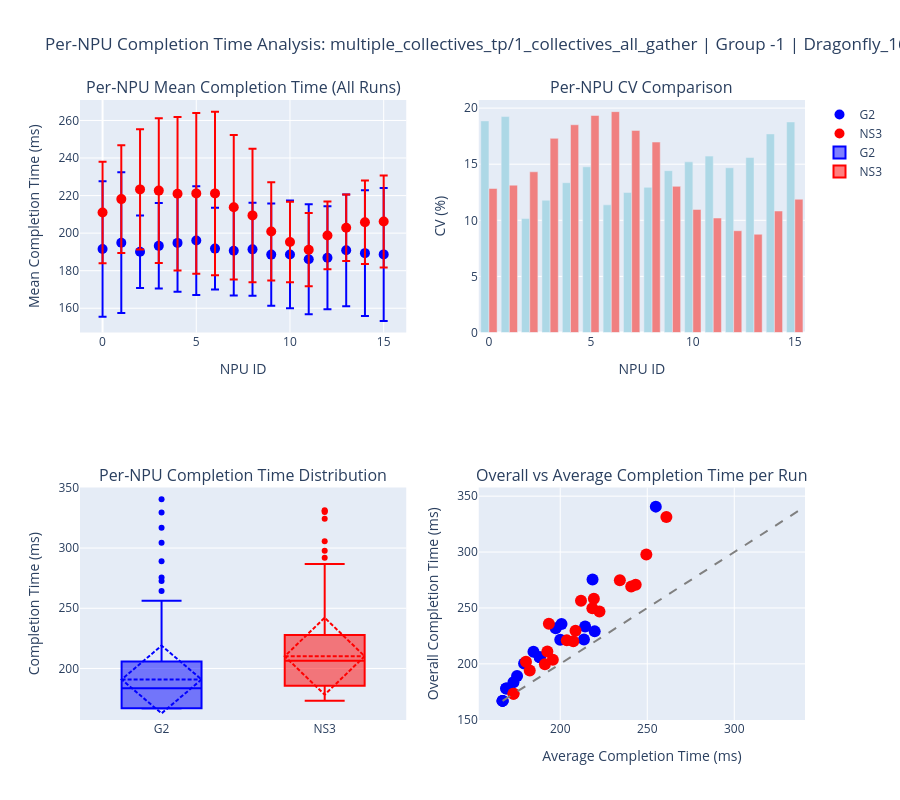

The cell this chart's notebook holds for it:
### Code cell
# --- PER-NPU DETAILED ANALYSIS ---

print(f"\n{'='*80}")
print("PER-NPU COMPLETION TIME ANALYSIS")
print(f"{'='*80}\n")

# Analyze individual NPU completion times for selected configurations
unique_configs = comp_df.groupby(['workload', 'group_id', 'topology']).size().reset_index()[['workload', 'group_id', 'topology']]

print(f"Analyzing per-NPU completion times for up to 5 configurations...\n")
print("Note: Each NPU's completion time is the LAST (max) time across all its communications\n")

for idx, config in unique_configs.head(5).iterrows():
    wl, gid, topo = config['workload'], config['group_id'], config['topology']
    
    config_df = comp_df[
        (comp_df['workload'] == wl) &
        (comp_df['group_id'] == gid) &
        (comp_df['topology'] == topo)
    ]
    
    g2_runs = config_df[config_df['sim_type'] == 'G2'].sort_values('run_number')
    ns3_runs = config_df[config_df['sim_type'] == 'NS3'].sort_values('run_number')
    
    if g2_runs.empty or ns3_runs.empty:
        continue
    
    print(f"\n{'='*60}")
    print(f"Configuration: {wl} | Group: {gid} | Topology: {topo}")
    print(f"{'='*60}\n")
    
    # Collect NPU completion times (last time for each NPU) across all runs
    g2_npu_data = []
    ns3_npu_data = []
    
    for _, run in g2_runs.iterrows():
        timing_file = find_timing_file(run['path'], 'G2')
        if timing_file:
            try:
                df_timing = pd.read_csv(timing_file)
                df_timing = df_timing[df_timing['callback_tick'] > 100].copy()
                # Get last (max) time for each NPU
                npu_completion = df_timing.groupby('sys_id')['callback_tick'].max().reset_index()
                npu_completion['run_number'] = run['run_number']
                npu_completion['time_ms'] = npu_completion['callback_tick'] / 1_000_000
                g2_npu_data.append(npu_completion[['sys_id', 'run_number', 'time_ms', 'callback_tick']])
            except Exception as e:
                print(f"Error reading G2 timing file: {e}")
    
    for _, run in ns3_runs.iterrows():
        timing_file = find_timing_file(run['path'], 'NS3')
        if timing_file:
            try:
                df_timing = pd.read_csv(timing_file)
                if 'node_name' in df_timing.columns:
                    df_timing = df_timing[df_timing['node_name'] != 'dummy_node']
                df_timing = df_timing[df_timing['callback_tick'] > 100].copy()
                # Get last (max) time for each NPU
                npu_completion = df_timing.groupby('sys_id')['callback_tick'].max().reset_index()
                npu_completion['run_number'] = run['run_number']
                npu_completion['time_ms'] = npu_completion['callback_tick'] / 1_000_000
                npu_completion['ecmp_seed'] = run['ecmp_seed']
                ns3_npu_data.append(npu_completion[['sys_id', 'run_number', 'time_ms', 'callback_tick', 'ecmp_seed']])
            except Exception as e:
                print(f"Error reading NS3 timing file: {e}")
    
    if not g2_npu_data or not ns3_npu_data:
        continue
    
    g2_all = pd.concat(g2_npu_data, ignore_index=True)
    ns3_all = pd.concat(ns3_npu_data, ignore_index=True)
    
    # Statistics per NPU across all runs (these are now completion times)
    g2_per_npu = g2_all.groupby('sys_id')['time_ms'].agg(['mean', 'std', 'min', 'max', 'count']).reset_index()
    g2_per_npu['cv'] = (g2_per_npu['std'] / g2_per_npu['mean'] * 100)
    
    ns3_per_npu = ns3_all.groupby('sys_id')['time_ms'].agg(['mean', 'std', 'min', 'max', 'count']).reset_index()
    ns3_per_npu['cv'] = (ns3_per_npu['std'] / ns3_per_npu['mean'] * 100)
    
    print(f"G2 NPU Completion Statistics (across {len(g2_runs)} runs):")
    print(f"  Average CV per NPU: {g2_per_npu['cv'].mean():.3f}%")
    print(f"  Max CV: {g2_per_npu['cv'].max():.3f}% (NPU {g2_per_npu.loc[g2_per_npu['cv'].idxmax(), 'sys_id']})")
    print(f"  Range of mean completion times: {g2_per_npu['mean'].min():.2f} - {g2_per_npu['mean'].max():.2f} ms")
    print(f"  Load imbalance (range/mean): {((g2_per_npu['mean'].max() - g2_per_npu['mean'].min()) / g2_per_npu['mean'].mean() * 100):.2f}%")
    print()
    
    print(f"NS3 NPU Completion Statistics (across {len(ns3_runs)} runs):")
    print(f"  Average CV per NPU: {ns3_per_npu['cv'].mean():.3f}%")
    print(f"  Max CV: {ns3_per_npu['cv'].max():.3f}% (NPU {ns3_per_npu.loc[ns3_per_npu['cv'].idxmax(), 'sys_id']})")
    print(f"  Range of mean completion times: {ns3_per_npu['mean'].min():.2f} - {ns3_per_npu['mean'].max():.2f} ms")
    print(f"  Load imbalance (range/mean): {((ns3_per_npu['mean'].max() - ns3_per_npu['mean'].min()) / ns3_per_npu['mean'].mean() * 100):.2f}%")
    print()
    
    # Create visualization
    fig = make_subplots(
        rows=2, cols=2,
        subplot_titles=(
            'Per-NPU Mean Completion Time (All Runs)',
            'Per-NPU CV Comparison',
            'Per-NPU Completion Time Distribution',
            'Overall vs Average Completion Time per Run'
        ),
        specs=[[{"secondary_y": False}, {"secondary_y": False}],
               [{"secondary_y": False}, {"secondary_y": False}]]
    )
    
    # 1. Per-NPU mean completion times
    fig.add_trace(go.Scatter(
        x=g2_per_npu['sys_id'],
        y=g2_per_npu['mean'],
        mode='markers',
        name='G2',
        marker=dict(size=10, color='blue'),
        error_y=dict(type='data', array=g2_per_npu['std'], visible=True)
    ), row=1, col=1)
    
    fig.add_trace(go.Scatter(
        x=ns3_per_npu['sys_id'],
        y=ns3_per_npu['mean'],
        mode='markers',
        name='NS3',
        marker=dict(size=10, color='red'),
        error_y=dict(type='data', array=ns3_per_npu['std'], visible=True)
    ), row=1, col=1)
    
    # 2. CV per NPU
    fig.add_trace(go.Bar(
        x=g2_per_npu['sys_id'],
        y=g2_per_npu['cv'],
        name='G2 CV',
        marker_color='lightblue',
        showlegend=False
    ), row=1, col=2)
    
    fig.add_trace(go.Bar(
        x=ns3_per_npu['sys_id'],
        y=ns3_per_npu['cv'],
        name='NS3 CV',
        marker_color='lightcoral',
        showlegend=False
    ), row=1, col=2)
    
    # 3. Box plot of all NPU completion times
    fig.add_trace(go.Box(
        y=g2_all['time_ms'],
        x=['G2'] * len(g2_all),
        name='G2',
        marker_color='blue',
        boxmean='sd'
    ), row=2, col=1)
    
    fig.add_trace(go.Box(
        y=ns3_all['time_ms'],
        x=['NS3'] * len(ns3_all),
        name='NS3',
        marker_color='red',
        boxmean='sd'
    ), row=2, col=1)
    
    # 4. Overall completion (max) vs average completion per run
    g2_run_stats = g2_runs[['run_number', 'avg_time', 'max_time']].copy()
    g2_run_stats['avg_ms'] = g2_run_stats['avg_time'] / 1_000_000
    g2_run_stats['max_ms'] = g2_run_stats['max_time'] / 1_000_000
    
    ns3_run_stats = ns3_runs[['run_number', 'avg_time', 'max_time']].copy()
    ns3_run_stats['avg_ms'] = ns3_run_stats['avg_time'] / 1_000_000
    ns3_run_stats['max_ms'] = ns3_run_stats['max_time'] / 1_000_000
    
    fig.add_trace(go.Scatter(
        x=g2_run_stats['avg_ms'],
        y=g2_run_stats['max_ms'],
        mode='markers',
        name='G2',
        marker=dict(size=12, color='blue'),
        text=[f"Run {r}" for r in g2_run_stats['run_number']],
        showlegend=False
    ), row=2, col=2)
    
    fig.add_trace(go.Scatter(
        x=ns3_run_stats['avg_ms'],
        y=ns3_run_stats['max_ms'],
        mode='markers',
        name='NS3',
        marker=dict(size=12, color='red'),
        text=[f"Run {r}" for r in ns3_run_stats['run_number']],
        showlegend=False
    ), row=2, col=2)
    
    # Diagonal line
    all_times = pd.concat([g2_run_stats[['avg_ms', 'max_ms']], ns3_run_stats[['avg_ms', 'max_ms']]])
    min_val = all_times.min().min()
    max_val = all_times.max().max()
    fig.add_trace(go.Scatter(
        x=[min_val, max_val],
        y=[min_val, max_val],
        mode='lines',
        line=dict(dash='dash', color='gray'),
        showlegend=False
    ), row=2, col=2)
    
    # Update axes
    fig.update_xaxes(title_text="NPU ID", row=1, col=1)
    fig.update_yaxes(title_text="Mean Completion Time (ms)", row=1, col=1)
    fig.update_xaxes(title_text="NPU ID", row=1, col=2)
    fig.update_yaxes(title_text="CV (%)", row=1, col=2)
    fig.update_yaxes(title_text="Completion Time (ms)", row=2, col=1)
    fig.update_xaxes(title_text="Average Completion Time (ms)", row=2, col=2)
    fig.update_yaxes(title_text="Overall Completion Time (ms)", row=2, col=2)
    
    fig.update_layout(
        title=f"Per-NPU Completion Time Analysis: {wl} | Group {gid} | {topo}",
        height=800,
        showlegend=True
    )
    
    fig.show()

### Figure 1 — Plotly figure (JSON) as saved in the notebook; plotly's stock layout.template omitted (floating-point values rounded to 4 significant figures; data arrays with more than 128 entries replaced by an {"elided": "..."} marker saying what was removed)
{"data": [{"error_y": {"array": [36.13, 37.52, 19.31, 22.78, 26.01, 28.95, 21.82, 23.8, 24.76, 27.2, 28.7, 29.26, 27.44, 29.77, 33.52, 35.41], "type": "data", "visible": true}, "marker": {"color": "blue", "size": 10}, "mode": "markers", "name": "G2", "type": "scatter", "x": [0, 1, 2, 3, 4, 5, 6, 7, 8, 9, 10, 11, 12, 13, 14, 15], "xaxis": "x", "y": [191.6, 194.9, 190.1, 193.2, 194.8, 196.1, 191.8, 190.6, 191.4, 188.6, 188.7, 186.1, 186.9, 190.9, 189.3, 188.7], "yaxis": "y"}, {"error_y": {"array": [27.08, 28.65, 31.98, 38.53, 40.92, 42.78, 43.54, 38.51, 35.55, 26.17, 21.42, 19.5, 18.03, 17.77, 22.29, 24.49], "type": "data", "visible": true}, "marker": {"color": "red", "size": 10}, "mode": "markers", "name": "NS3", "type": "scatter", "x": [0, 1, 2, 3, 4, 5, 6, 7, 8, 9, 10, 11, 12, 13, 14, 15], "xaxis": "x", "y": [211.0, 218.1, 223.3, 222.7, 221.0, 221.2, 221.2, 213.8, 209.5, 200.9, 195.3, 191.2, 198.8, 202.9, 205.8, 206.2], "yaxis": "y"}, {"marker": {"color": "lightblue"}, "name": "G2 CV", "showlegend": false, "type": "bar", "x": [0, 1, 2, 3, 4, 5, 6, 7, 8, 9, 10, 11, 12, 13, 14, 15], "xaxis": "x2", "y": [18.86, 19.25, 10.16, 11.79, 13.35, 14.77, 11.38, 12.49, 12.94, 14.43, 15.21, 15.72, 14.68, 15.6, 17.7, 18.77], "yaxis": "y2"}, {"marker": {"color": "lightcoral"}, "name": "NS3 CV", "showlegend": false, "type": "bar", "x": [0, 1, 2, 3, 4, 5, 6, 7, 8, 9, 10, 11, 12, 13, 14, 15], "xaxis": "x2", "y": [12.83, 13.13, 14.32, 17.31, 18.52, 19.34, 19.69, 18.01, 16.97, 13.03, 10.97, 10.2, 9.071, 8.758, 10.83, 11.87], "yaxis": "y2"}, {"boxmean": "sd", "marker": {"color": "blue"}, "name": "G2", "type": "box", "x": {"elided": "320 str values"}, "xaxis": "x3", "y": {"elided": "320 float values"}, "yaxis": "y3"}, {"boxmean": "sd", "marker": {"color": "red"}, "name": "NS3", "type": "box", "x": {"elided": "320 str values"}, "xaxis": "x3", "y": {"elided": "320 float values"}, "yaxis": "y3"}, {"marker": {"color": "blue", "size": 12}, "mode": "markers", "name": "G2", "showlegend": false, "text": ["Run 1", "Run 2", "Run 3", "Run 4", "Run 5", "Run 6", "Run 7", "Run 8", "Run 9", "Run 10", "Run 11", "Run 12", "Run 13", "Run 14", "Run 15", "Run 16", "Run 17", "Run 18", "Run 19", "Run 20"], "type": "scatter", "x": [168.9, 168.9, 166.9, 173.1, 166.9, 188.3, 179.2, 213.6, 184.6, 166.9, 175.2, 200.0, 197.4, 219.8, 218.6, 254.9, 214.3, 200.7, 188.2, 170.3], "xaxis": "x4", "y": [178.0, 178.0, 166.9, 183.5, 166.9, 205.8, 200.2, 221.8, 210.9, 166.9, 189.1, 221.6, 231.7, 229.0, 275.5, 340.6, 233.4, 235.6, 205.8, 178.0], "yaxis": "y4"}, {"marker": {"color": "red", "size": 12}, "mode": "markers", "name": "NS3", "showlegend": false, "text": ["Run 1", "Run 2", "Run 3", "Run 4", "Run 5", "Run 6", "Run 7", "Run 8", "Run 9", "Run 10", "Run 11", "Run 12", "Run 13", "Run 14", "Run 15", "Run 16", "Run 17", "Run 18", "Run 19", "Run 20"], "type": "scatter", "x": [173.1, 222.5, 261.0, 192.6, 208.8, 180.3, 173.1, 191.2, 195.7, 211.9, 218.5, 240.8, 234.3, 249.5, 203.8, 207.5, 182.5, 193.5, 243.4, 219.3], "xaxis": "x4", "y": [173.1, 246.7, 331.4, 211.0, 229.6, 201.8, 173.1, 199.6, 203.6, 256.5, 249.8, 269.1, 274.7, 297.7, 221.0, 220.3, 194.0, 235.9, 270.8, 258.2], "yaxis": "y4"}, {"line": {"color": "gray", "dash": "dash"}, "mode": "lines", "showlegend": false, "type": "scatter", "x": [166.9, 340.6], "xaxis": "x4", "y": [166.9, 340.6], "yaxis": "y4"}], "layout": {"annotations": [{"font": {"size": 16}, "showarrow": false, "text": "Per-NPU Mean Completion Time (All Runs)", "x": 0.225, "xanchor": "center", "xref": "paper", "y": 1, "yanchor": "bottom", "yref": "paper"}, {"font": {"size": 16}, "showarrow": false, "text": "Per-NPU CV Comparison", "x": 0.775, "xanchor": "center", "xref": "paper", "y": 1, "yanchor": "bottom", "yref": "paper"}, {"font": {"size": 16}, "showarrow": false, "text": "Per-NPU Completion Time Distribution", "x": 0.225, "xanchor": "center", "xref": "paper", "y": 0.375, "yanchor": "bottom", "yref": "paper"}, {"font": {"size": 16}, "showarrow": false, "text": "Overall vs Average Completion Time per Run", "x": 0.775, "xanchor": "center", "xref": "paper", "y": 0.375, "yanchor": "bottom", "yref": "paper"}], "height": 800, "showlegend": true, "title": {"text": "Per-NPU Completion Time Analysis: multiple_collectives_tp/1_collectives_all_gather | Group -1 | Dragonfly_16_ECMP_ECMP"}, "xaxis": {"anchor": "y", "domain": [0, 0.45], "title": {"text": "NPU ID"}}, "xaxis2": {"anchor": "y2", "domain": [0.55, 1], "title": {"text": "NPU ID"}}, "xaxis3": {"anchor": "y3", "domain": [0, 0.45]}, "xaxis4": {"anchor": "y4", "domain": [0.55, 1], "title": {"text": "Average Completion Time (ms)"}}, "yaxis": {"anchor": "x", "domain": [0.625, 1], "title": {"text": "Mean Completion Time (ms)"}}, "yaxis2": {"anchor": "x2", "domain": [0.625, 1], "title": {"text": "CV (%)"}}, "yaxis3": {"anchor": "x3", "domain": [0, 0.375], "title": {"text": "Completion Time (ms)"}}, "yaxis4": {"anchor": "x4", "domain": [0, 0.375], "title": {"text": "Overall Completion Time (ms)"}}}}
